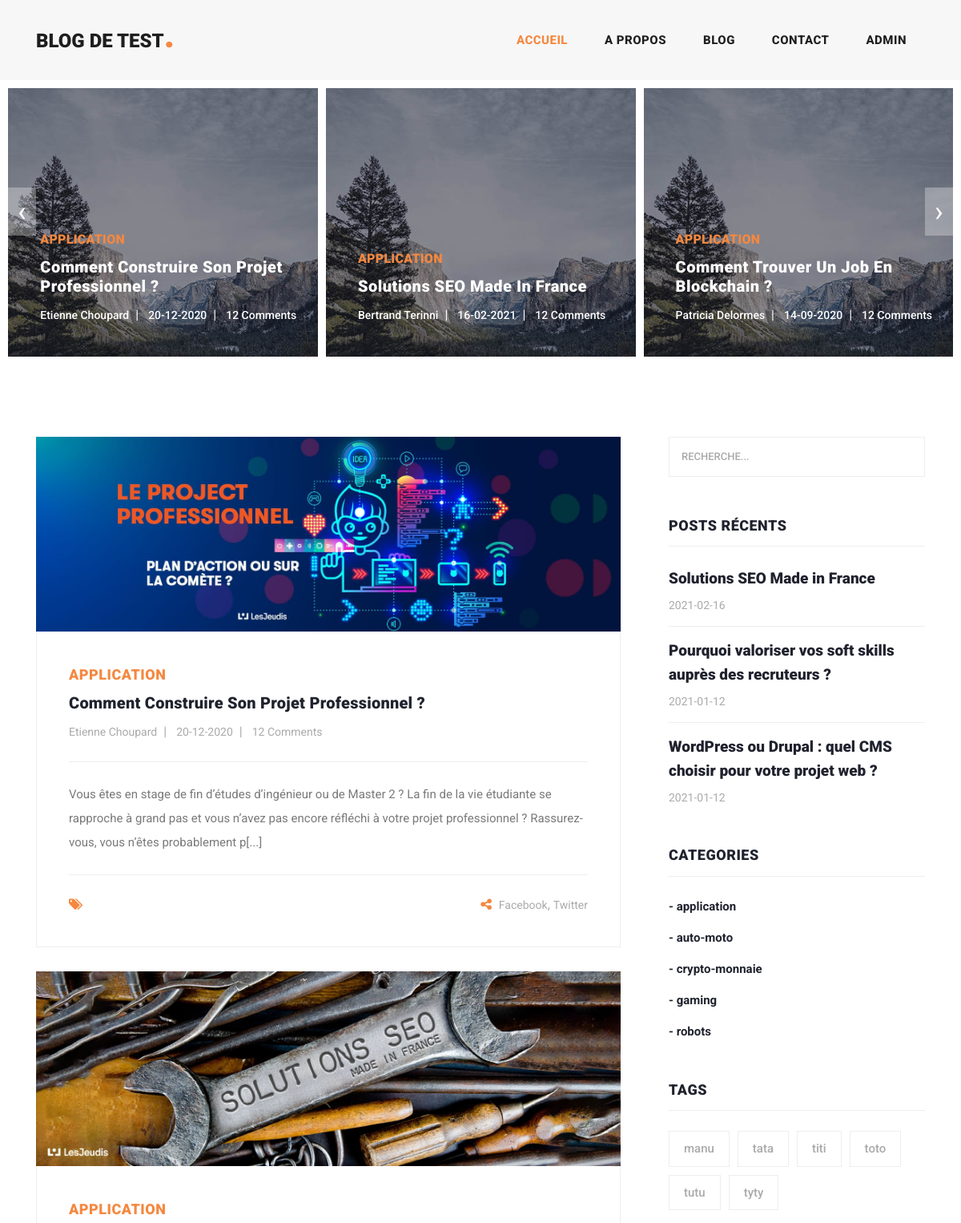
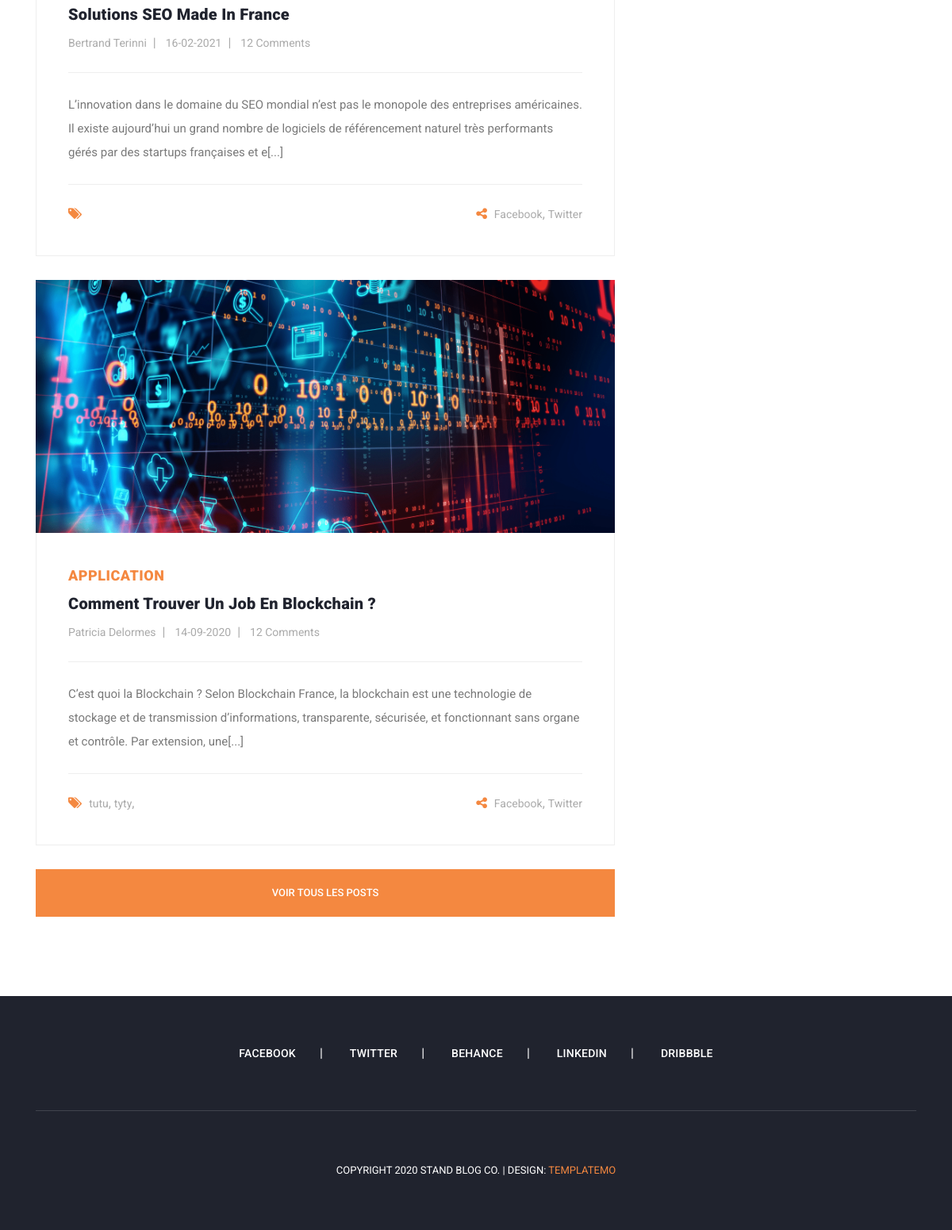
The page / on the database its author committed (2 pictures, top to bottom).
### tables this page shows
CREATE TABLE `messages` (
  `id` int(11) NOT NULL,
  `titre` varchar(100) NOT NULL,
  `auteur` varchar(25) NOT NULL,
  `date` date NOT NULL,
  `image` varchar(255) NOT NULL,
  `message` text NOT NULL
);

CREATE TABLE `categorie` (
  `id` int(3) NOT NULL,
  `categorie` varchar(50) NOT NULL
);

CREATE TABLE `tags` (
  `id` int(3) NOT NULL,
  `tag` varchar(50) NOT NULL
);

### php/accueil.php (the view, shortened to what this page needs)
<div class="main-banner header-text">
  <div class="container-fluid">
    <div class="owl-banner owl-carousel">
       <?php
             $requete="
              SELECT messages.id as id, categorie, titre, message, auteur, DATE_FORMAT(date,'%d-%m-%Y') as date, image
              FROM messages
              INNER JOIN cat_msg ON cat_msg.id_msg=messages.id
              INNER JOIN categorie ON cat_msg.id_cat=categorie.id
              ORDER BY date DESC";
            $query=$pdo->query($requete." limit 10");
            while($row=$query->fetch()):
              $id=$row['id'];
              $categorie=$row['categorie'];
              $titre=$row['titre'];
              $auteur=$row['auteur'];
              $date=$row['date'];
            ?>
              <div class="item">
                <img src="assets/images/banner-item-01.jpg" alt="">
                <div class="item-content">
                  <div class="main-content">
                    <div class="meta-category">
                      <span><?php echo $categorie; ?></span>
                    </div>
                    <a href="?msg=<?php echo $id; ?>"><h4><?php echo $titre; ?></h4></a>
                    <ul class="post-info">
                      <li><a href="#"><?php echo $auteur; ?></a></li>
                      <li><a href="#"><?php echo $date; ?></a></li>
                      <li><a href="#">12 Comments</a></li>
                    </ul>
                  </div>
                </div>
              </div>
            <?php endwhile; ?>
    </div>
  </div>
</div>
<section class="blog-posts">
  <div class="container">
    <div class="row">
      <div class="col-lg-8">
        <div class="all-blog-posts">
          <div class="row">
            <?php
            $query=$pdo->query($requete." limit 3");
            while($row=$query->fetch()):
              $id=$row['id'];
              $categorie=$row['categorie'];
              $titre=$row['titre'];
              $message=substr(strip_tags($row['message']), 0, 240)."[...]";
              $auteur=$row['auteur'];
              $date=$row['date'];
              $image=$row['image'];
              $requete_tags="SELECT  tags.tag as tag FROM tags INNER JOIN tag_msg ON tag_msg.id_tag=tags.id WHERE id_msg=:id";
              $query_tags=$pdo->prepare($requete_tags);
              $query_tags->bindValue('id',$id,PDO::PARAM_INT);
              $query_tags->execute();
              $tab_tags=$query_tags->fetchAll();
            ?>
            <div class="col-lg-12">
              <div class="blog-post">
                <div class="blog-thumb">
                  <img src="images/<?php echo $image; ?>" alt="">
                </div>
                <div class="down-content">
                  <span><?php echo $categorie; ?></span>
                  <a href="?msg=<?php echo $id; ?>"><h4><?php echo $titre; ?></h4></a>
                  <ul class="post-info">
                    <li><a href="#"><?php echo $auteur; ?></a></li>
                    <li><a href="#"><?php echo $date; ?></a></li>
                    <li><a href="#">12 Comments</a></li>
                  </ul>
                  <p><?php echo $message; ?></p>
                  <div class="post-options">
                    <div class="row">
                      <div class="col-6">
                        <ul class="post-tags">
                          <li><i class="fa fa-tags"></i></li>
                         <?php foreach ($tab_tags as $tag): ?>
                            <li><a href="?blog&tag=<?php echo $tag['tag']; ?>"><?php echo $tag['tag']; ?></a>,</li>
                          <?php endforeach; ?>
                        </ul>
                      </div>
                      <div class="col-6">
                        <ul class="post-share">
                          <li><i class="fa fa-share-alt"></i></li>
                          <li><a href="#">Facebook</a>,</li>
                          <li><a href="#"> Twitter</a></li>
                        </ul>
                      </div>
                    </div>
                  </div>
                </div>
              </div>
            </div>
          <?php endwhile; ?>
            <div class="col-lg-12">
              <div class="main-button">
                <a href="?blog">Voir tous les Posts</a>
              </div>
            </div>
          </div>
        </div>
      </div>
       <?php include("php/bloc_droite.php"); ?>
    </div>
  </div>
</section>

### index.php (shortened to what this page needs)
<!DOCTYPE html>
<html lang="fr">
  <head>
    <link href="vendor/bootstrap/css/bootstrap.min.css" rel="stylesheet">
    <link rel="stylesheet" href="assets/css/fontawesome.css">
    <link rel="stylesheet" href="assets/css/templatemo-stand-blog.css">
    <link rel="stylesheet" href="assets/css/owl.css">
  </head>
  <body>
    <?php include("php/menu.php"); ?>
    <?php include("php/gestion.php"); ?>
    <?php include("php/footer.php"); ?>
  </body>
</html>

### php/menu.php (shortened to what this page needs)
<header class="">
      <nav class="navbar navbar-expand-lg">
        <div class="container">
          <a class="navbar-brand" href="?"><h2>Blog de test<em>.</em></h2></a>
          <div class="collapse navbar-collapse" id="navbarResponsive">
            <ul class="navbar-nav ml-auto">
              <li class="nav-item <?php echo ((empty($_GET) ? 'active':'')); ?>">
                <a class="nav-link" href="?">Accueil
                </a>
              </li>
              <li class="nav-item <?php echo ((isset($_GET['apropos']) ? 'active':'')); ?>">
                <a class="nav-link" href="?apropos">A Propos</a>
              </li>
              <li class="nav-item <?php echo (((isset($_GET['blog']) OR isset($_GET['msg'])) ? 'active':'')); ?>">
                <a class="nav-link" href="?blog">Blog</a>
              </li>
              <li class="nav-item <?php echo ((isset($_GET['contact']) ? 'active':'')); ?>">
                <a class="nav-link" href="?contact">Contact</a>
              </li>
              <li class="nav-item">
                <a class="nav-link" href="admin/">Admin</a>
              </li>
            </ul>
          </div>
        </div>
      </nav>
    </header>

### php/gestion.php
<?php
	if(isset($_GET['apropos'])) 			{ 		include("php/apropos.php");				}
elseif(isset($_GET['blog'])) 				{ 		include("php/blog.php");				}
elseif(isset($_GET['msg'])) 				{ 		include("php/blog_details.php");		}
elseif(isset($_GET['contact'])) 			{ 		include("php/contact.php");				}
else 										{ 		include("php/accueil.php");				}

### php/bloc_droite.php (shortened to what this page needs)
<div class="col-lg-4">
            <div class="sidebar">
              <div class="row">
                <div class="col-lg-12">
                  <div class="sidebar-item search">
                    <form id="search_form" name="gs" method="GET" action="?">
                      <input type="text" name="q" class="searchText" placeholder="Recherche..." autocomplete="on">
                    </form>
                  </div>
                </div>
                <div class="col-lg-12">
                  <div class="sidebar-item recent-posts">
                    <div class="sidebar-heading">
                      <h2>Posts Récents</h2>
                    </div>
                    <div class="content">
                      <ul>
                        <?php
                        $requete="SELECT id, titre, date FROM messages ORDER BY date DESC limit 3";
                        $query=$pdo->query($requete);
                        while($row=$query->fetch()):
                          ?>
                           <li>
                              <a href="?msg=<?php echo $row['id']; ?>">
                               <h5><?php echo $row['titre']; ?></h5>
                               <span><?php echo $row['date']; ?></span>
                              </a>
                            </li>
                        <?php endwhile; ?>
                      </ul>
                    </div>
                  </div>
                </div>
                <div class="col-lg-12">
                  <div class="sidebar-item categories">
                    <div class="sidebar-heading">
                      <h2>Categories</h2>
                    </div>
                    <div class="content">
                      <ul>
                        <?php
                        $requete="SELECT DISTINCT categorie, id FROM categorie ORDER BY categorie limit 10";
                        $query=$pdo->query($requete);
                        while($row=$query->fetch()):
                          $id=$row['id'];
                          $categorie=$row['categorie'];
                        ?>
                          <li><a href="?blog&cat=<?php echo $id; ?>">- <?php echo $categorie; ?></a></li>
                          <?php endwhile; ?>
                      </ul>
                    </div>
                  </div>
                </div>
                <div class="col-lg-12">
                  <div class="sidebar-item tags">
                    <div class="sidebar-heading">
                      <h2>Tags</h2>
                    </div>
                    <div class="content">
                      <ul>
                        <?php
                        $requete="SELECT  DISTINCT tag, id FROM tags ORDER BY tag limit 10";
                        $query=$pdo->query($requete);
                        while($row=$query->fetch()):
                          $tag=$row['tag'];
                          ?>
                        <li><a href="?blog&tag=<?php echo $tag; ?>"><?php echo $tag; ?></a></li>
                      <?php endwhile; ?>
                      </ul>
                    </div>
                  </div>
                </div>
              </div>
            </div>
          </div>

### php/footer.php
<footer>
      <div class="container">
        <div class="row">
          <div class="col-lg-12">
            <ul class="social-icons">
              <li><a href="#">Facebook</a></li>
              <li><a href="#">Twitter</a></li>
              <li><a href="#">Behance</a></li>
              <li><a href="#">Linkedin</a></li>
              <li><a href="#">Dribbble</a></li>
            </ul>
          </div>
          <div class="col-lg-12">
            <div class="copyright-text">
              <p>Copyright 2020 Stand Blog Co.
                 | Design: <a rel="nofollow" href="https://templatemo.com" target="_parent">TemplateMo</a></p>
            </div>
          </div>
        </div>
      </div>
    </footer>

### rows shown on the page
messages: categorie.categorie "APPLICATION", titre "Comment Construire Son Projet Professionnel ?", auteur "Etienne Choupard", date "20-12-2020", image (picture), message "Vous êtes en stage de fin d’études d’ingénieur ou de Master 2 ? La fin de la vie étudiante se rapproche à grand pas et vous n’avez pas encore réfléchi à votre projet professionnel ? Rassurez-vous, vous n’êtes probablement p[...]"
messages: categorie.categorie "APPLICATION", titre "Solutions SEO Made In France", auteur "Bertrand Terinni", date "16-02-2021", image (picture), message "L’innovation dans le domaine du SEO mondial n’est pas le monopole des entreprises américaines. Il existe aujourd’hui un grand nombre de logiciels de référencement naturel très performants gérés par des startups françaises et e[...]", titre "Solutions SEO Made in France", date "2021-02-16"
messages: categorie.categorie "APPLICATION", titre "Comment Trouver Un Job En Blockchain ?", auteur "Patricia Delormes", date "14-09-2020", image (picture), message "C’est quoi la Blockchain ? Selon Blockchain France, la blockchain est une technologie de stockage et de transmission d’informations, transparente, sécurisée, et fonctionnant sans organe et contrôle. Par extension, une[...]"
tags: tag "tutu"
tags: tag "tyty"
messages: titre "Pourquoi valoriser vos soft skills auprès des recruteurs ?", date "2021-01-12"
messages: titre "WordPress ou Drupal : quel CMS choisir pour votre projet web ?", date "2021-01-12"
categorie: categorie "application"
categorie: categorie "auto-moto"
categorie: categorie "crypto-monnaie"
categorie: categorie "gaming"
categorie: categorie "robots"
tags: tag "manu"
tags: tag "tata"
tags: tag "titi"
tags: tag "toto"
